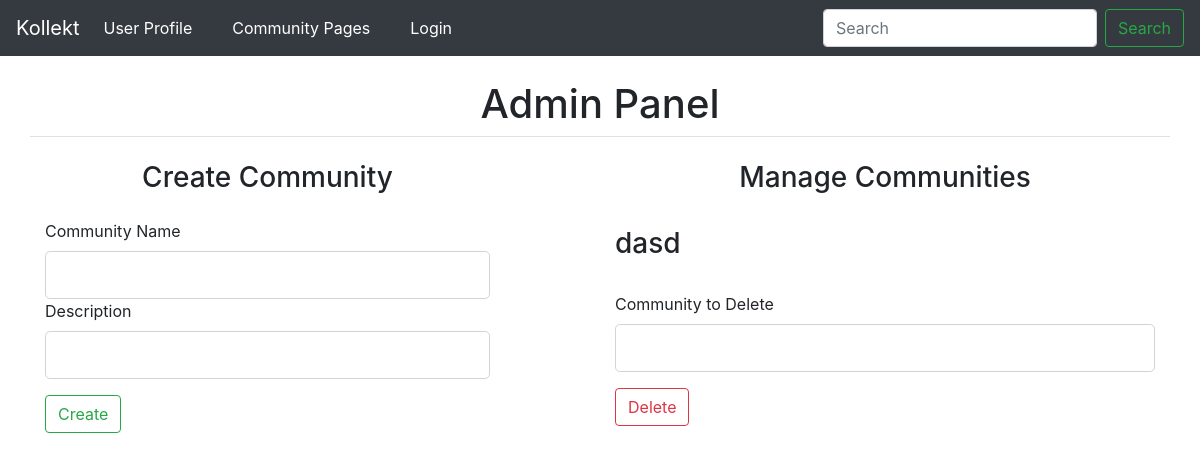
The page /adminpage on the database as committed earlier.
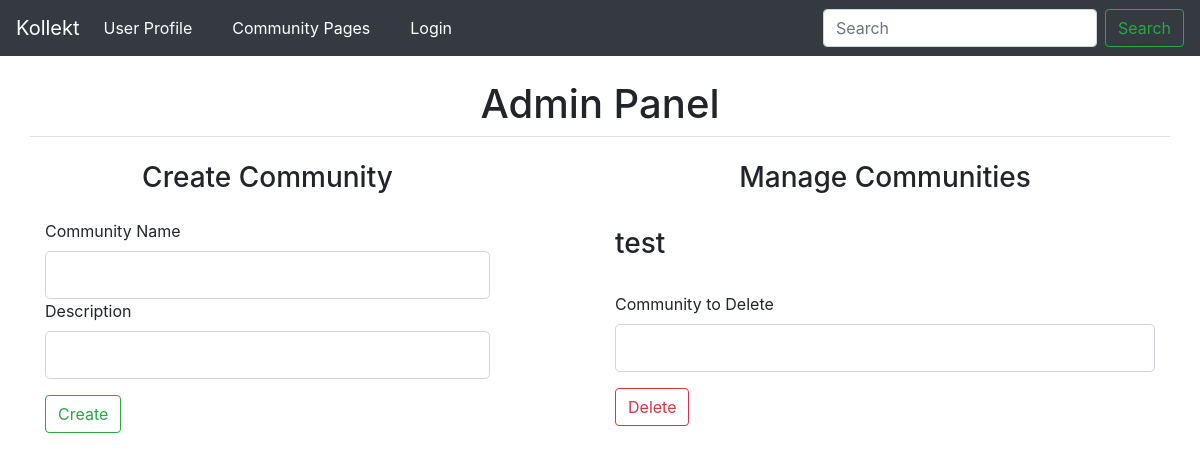
The same page on the database as committed later.
### kollekt/models.py (models this page shows, shortened)
class Communities(db.Model):
    id = db.Column(db.Integer, primary_key=True)
    name = db.Column(db.String)
    url = db.Column(db.String)
    desc = db.Column(db.String)
    collections = db.relationship(
        'Collections', backref='communities', lazy=True)
    users = db.relationship(
        'User', secondary=users_in_community, backref='users')

### kollekt/routes.py (the view, shortened to what this page needs)
@app.route("/adminpage", methods=['GET', 'POST'])
def adminpage():
    form = createCommunityForm()
    delform = deleteCommunityForm()
    allCommunities = Communities.query.all()
    return render_template('adminpage.html', form=form, delform=delform, allCommunities=allCommunities)

### kollekt/forms.py
class createCommunityForm(FlaskForm):
    name = StringField('Community Name', validators=[DataRequired()])
    description = StringField('Description', validators=[DataRequired()])
    submit = SubmitField('Create')

class deleteCommunityForm(FlaskForm):
    name = StringField('Community to Delete', validators=[DataRequired()])
    submit = SubmitField('Delete')

### kollekt/templates/adminpage.html (shortened to what this page needs)
{% extends "layout.html" %} {% block content %}
<div class="container-lg">
    <div class="row mt-4 border-bottom">
        <div class="col">
            <h1 class="text-center underline">Admin Panel</h1>
        </div>
    </div>
    <div class="row mt-4 justify-content-between">
        <div class="col-12 col-sm-5 ">
            <div class="row">
                <div class="col">
                    <h3 class="text-center underline text-center mb-4">Create Community</h3>
                </div>
            </div>
            <div class="row">
                <div class="col">
                    <form action="" method="post">
                        <div class="form-group">
                            {{ form.name.label(class="form-control-label") }}
                            {% if form.name.errors %}
                            {{ form.name(class="form-control form-control-lg is-invalid") }}
                            <div class="invalid-feedback">
                                {% for error in form.name.errors %}
                                <span>{{ error }}</span>
                                {% endfor %}
                            </div>
                            {% else %}
                            {{ form.name(class="form-control form-control-lg") }}
                            {% endif %}
                            <div class="form-group">
                                {{ form.description.label(class="form-control-label") }}
                                {% if form.description.errors %}
                                {{ form.description(class="form-control form-control-lg is-invalid") }}
                                <div class="invalid-feedback">
                                    {% for error in form.description.errors %}
                                    <span>{{ error }}</span>
                                    {% endfor %}
                                </div>
                                {% else %}
                                {{ form.description(class="form-control form-control-lg") }}
                                {% endif %}
                            </div>
                            <div class="form-group">
                                {{ form.submit(class="btn btn-outline-success") }}
                            </div>
                    </form>
                </div>
            </div>
        </div>
    </div>
    <div class="col-12 col-sm-6">
        <div class="row mb-4">
            <div class="col">
                <h3 class="text-center">Manage Communities</h3>
            </div>
        </div>
        {% for i in allCommunities%}
        <div class="row  mt-3">
            <div class="col">
                <h3 class="text-left">{{i.name}}</h3>
            </div>
        </div>
        {% endfor %}
        <div class="row mt-4">
            <div class=col>
                <form action="" method="post">
                    <div class="form-group">
                        {{ delform.name.label(class="form-control-label") }}
                        {% if delform.name.errors %}
                        {{ delform.name(class="form-control form-control-lg is-invalid") }}
                        <div class="invalid-feedback">
                            {% for error in delform.name.errors %}
                            <span>{{ error }}</span>
                            {% endfor %}
                        </div>
                        {% else %}
                        {{ delform.name(class="form-control form-control-lg") }}
                        {% endif %}
                    </div>
                    <div class="form-group">
                        {{ delform.submit(class="btn btn-outline-danger") }}
                    </div>
                </form>
            </div>
        </div>
    </div>
</div>
{%endblock content %}

Rows that differ between the two databases and show on the page:
removed Communities: name "dasd"
added Communities: name "test"
